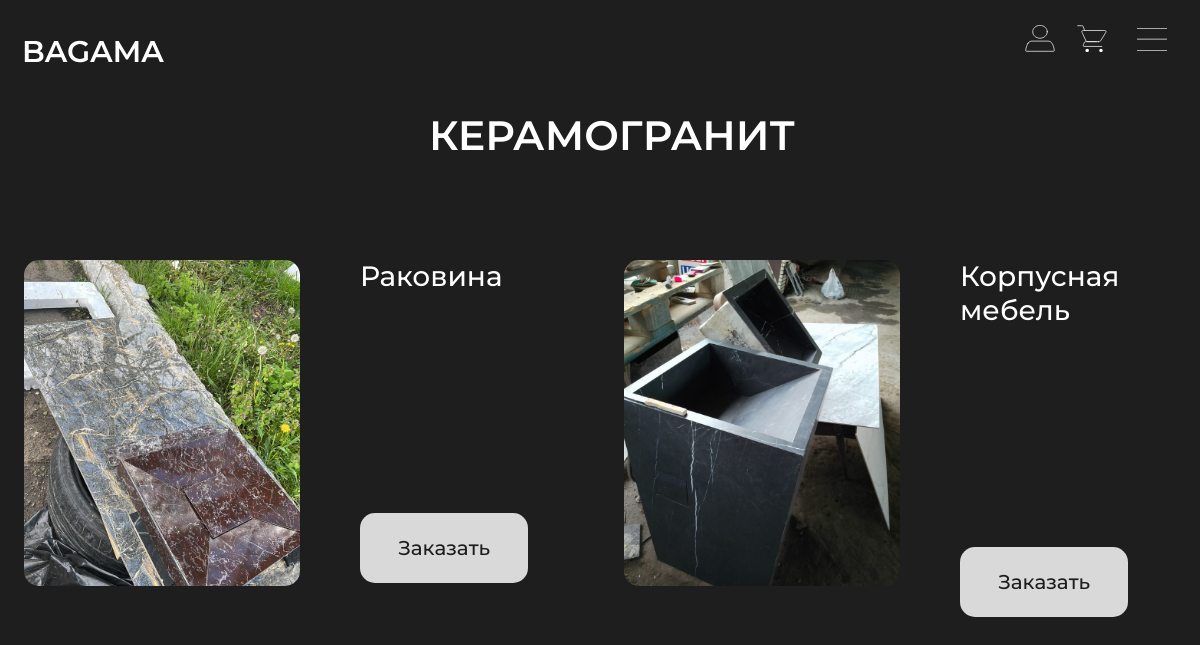
Page /category/1 on the committed database.
### shop/models.py (models this page shows, shortened)
class Categories(models.Model):
    title = models.CharField(verbose_name='Заголовок', max_length=100)
    image = models.ImageField(verbose_name='Картинка', upload_to='categories/avatars/')
    class Meta():
        verbose_name = 'каригорию'
        verbose_name_plural = 'Категории'

class Products(models.Model):
    title = models.CharField(max_length=100, verbose_name='Имя товара')
    description = models.TextField('Описание товара', max_length=1000)
    price = models.DecimalField(max_digits=10, decimal_places=2, verbose_name='Цена', default=0.00)
    category = models.ForeignKey(Categories, on_delete=models.CASCADE, verbose_name='Категория товара')
    preview = models.ImageField('Превью товара', upload_to='product/previews/%Y/%Y-%m-%d-%H-%M-%S/')
    top_status = models.BooleanField('Промо товар', default=False)
    created_date = models.DateTimeField(auto_now=True, verbose_name='Время создания')
    updated = models.DateTimeField(auto_now=True, verbose_name='Время последнего обновления')
    class Meta():
        verbose_name = 'продукт'
        verbose_name_plural = 'Продукты'

### shop/views.py (the view)
# urls.py: path('category/<int:category__id>', views.productspage, name='productspage'),
def productspage(request, category__id):
    category_name = get_object_or_404(Categories, id = category__id).title
    products = get_list_or_404(Products, category = category__id)
    data = {
        'category_name': category_name,
        'products': products
    }
    return render(request, 'shop/products.html', context=data)

### shop/templates/shop/products.html (shortened to what this page needs)
{% extends 'shop/base.html' %}
{% load static %}
{% block head %}
<link rel="stylesheet" href="{% static 'shop/css/products.css' %}">
<link
  rel="stylesheet"
  href="https://cdn.jsdelivr.net/npm/swiper@9/swiper-bundle.min.css"/>
{% endblock head %}
{% block content %}
<div class="main-container">
    <div class="title">
        <h2>{{category_name}}</h2>
    </div>
    <div class="products">
        <div class="row justify-content-around ">
            {% for product in products %}
                <div class="col-lg-6 col-md-6 product-block">
                    <div class="row ">
                        <div class="col-lg-6 col-md-3 col-10 product-image">
                            <div class="preview" style="background-image: url('{{product.preview.url}}') ;">
                            </div>
                        </div>
                        <div class="col-6 product-info">
                            <div class="product-title">
                                <h3>{{product.title}}</h3>
                            </div>
                            <div class="product-price">
                            </div>
                            <div class="col-lg-2 col-md-1 col-10 product-btn">
                                <a href="{% url 'productpage' product.id %}">
                                    Заказать
                                </a>
                            </div>
                        </div>
                    </div>
                </div>
            {% endfor %}
        </div>
    </div>
</div>
{% endblock content %}

### shop/static/shop/css/base.css (style rules this page uses)
body { background: #1E1E1E;; overflow-x: hidden; }

### shop/static/shop/css/products.css (style rules this page uses)
.main-container { margin-left: 2vw; margin-left: 2vw; }
.title h2 { font-family: 'Montserrat'; font-style: normal; font-weight: 600; font-size: 41px; line-height: 50px; color: #FFFFFF; text-align: center; }
.product-block { margin-bottom: 110px; }
.products { margin-top: 100px; }
.preview { position: relative; width: 100%; height: 326px; background: #D9D9D9; border-radius: 15px; background-repeat: no-repeat; background-size: 100%; background-position: center center; }
.product-info { padding-left: 4vw; }
.product-title { font-family: 'Montserrat'; font-style: normal; font-weight: 500; font-size: 35px; line-height: 43px; color: #FFFFFF; }
.product-btn { display: flex; align-items: center; justify-content: center; background: #D9D9D9; border-radius: 15px; transition: 0.3s; width: 14vw; height: 70px; text-align: center; }
.product-price { position: relative; height: 65%; }
.product-btn a { display: block; font-family: 'Montserrat'; font-style: normal; font-weight: 500; font-size: 20px; line-height: 24px; text-decoration: none; user-select: none; color: #1E1E1E; }

### rows in the picture
Categories: title "КЕРАМОГРАНИТ"
Products: preview (picture), title "Раковина"
Products: preview (picture), title "Корпусная мебель"
